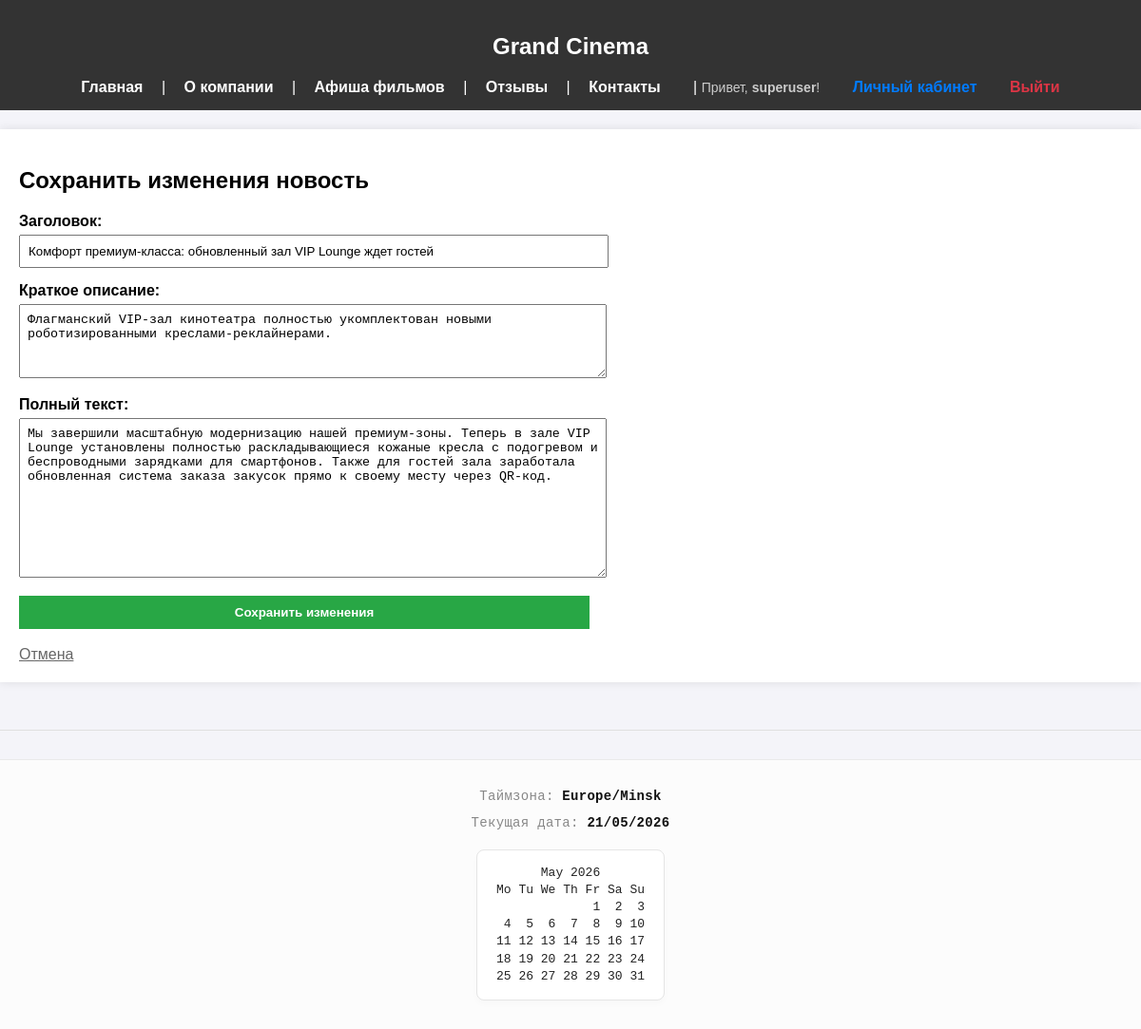
Page /news/2/edit/ (signed in) on the committed database.
### cinema/models.py (models this page shows, shortened)
class TimeStampedModel(models.Model):
    created_at_utc = models.DateTimeField(null=True, blank=True, verbose_name="Дата создания (UTC)")
    created_at_local = models.DateTimeField(null=True, blank=True, verbose_name="Дата создания (Минск)")
    updated_at_utc = models.DateTimeField(null=True, blank=True, verbose_name="Дата изменения (UTC)")
    updated_at_local = models.DateTimeField(null=True, blank=True, verbose_name="Дата изменения (Минск)")
    class Meta:
        abstract = True

class NewsArticle(TimeStampedModel):
    title = models.CharField(max_length=255, verbose_name="Заголовок")
    short_description = models.TextField(verbose_name="Краткое описание")
    content = models.TextField(verbose_name="Полный текст статьи")
    image = models.ImageField(upload_to='news_photos/', blank=True, null=True, verbose_name="Фото новости")
    class Meta:
        verbose_name = "Новость"
        verbose_name_plural = "Новости"
        ordering = ['-created_at_utc']

### cinema/views.py (the view, shortened to what this page needs)
# urls.py: re_path(r'^news/(?P<pk>\d+)/edit/$', views.news_update_view, name='news_update'),
@login_required
@user_passes_test(is_staff_or_admin)
def news_update_view(request, pk):
    article = get_object_or_404(NewsArticle, pk=pk)
    return render(request, 'cinema/news_form.html', {'article': article, 'action': 'Сохранить изменения'})

### cinema/context_processors.py (called while the page is built)
def footer_info_processor(request):
    user_tz_name = "Europe/Minsk"
    user_now = datetime.now(zoneinfo.ZoneInfo(user_tz_name))
    text_cal = calendar.TextCalendar(calendar.MONDAY).formatmonth(user_now.year, user_now.month)
    return {
        'footer_user_tz': user_tz_name,
        'footer_current_date': user_now.strftime("%d/%m/%Y"),
        'footer_text_calendar': text_cal,
    }

### cinema/views.py (called while the page is built)
def is_staff_or_admin(user):
    return user.is_superuser or hasattr(user, 'employee_contact')

### cinema/templates/cinema/news_form.html (shortened to what this page needs)
{% extends 'cinema/base.html' %}
{% block content %}
<h2>{{ action }} новость</h2>
<form method="POST" style="max-width: 600px; display: flex; flex-direction: column; gap: 15px;">
    <div>
        <label style="display:block; font-weight:bold; margin-bottom:5px;">Заголовок:</label>
        <input type="text" name="title" value="{{ article.title }}" required style="width:100%; padding:8px;">
    </div>
    <div>
        <label style="display:block; font-weight:bold; margin-bottom:5px;">Краткое описание:</label>
        <textarea name="short_description" required style="width:100%; padding:8px; height:60px;">{{ article.short_description }}</textarea>
    </div>
    <div>
        <label style="display:block; font-weight:bold; margin-bottom:5px;">Полный текст:</label>
        <textarea name="content" required style="width:100%; padding:8px; height:150px;">{{ article.content }}</textarea>
    </div>
    <button type="submit" style="background:#28a745; color:white; padding:10px; border:none; cursor:pointer; font-weight:bold;">{{ action }}</button>
</form>
<br>
<a href="{% url 'index' %}" style="color:#666;">Отмена</a>
{% endblock %}

### cinema/templates/cinema/base.html (shortened to what this page needs)
<!DOCTYPE html>
<html lang="ru">
<head>
</head>
<body>
    <header>
        <h2>Grand Cinema</h2>
        <nav>
            <a href="{% url 'index' %}">Главная</a> |
            <a href="{% url 'about' %}">О компании</a> |
            <a href="{% url 'movies_list' %}">Афиша фильмов</a> |
            <a href="{% url 'reviews' %}">Отзывы</a> |
            <a href="{% url 'contacts' %}">Контакты</a>
            <div class="nav-auth-box">
                |
                {% if user.is_authenticated %}
                    <span style="margin-right: 15px;">Привет, <strong>{{ user.username }}</strong>!</span>
                    <a href="{% url 'profile' %}" class="profile-link" style="margin-right: 15px; text-decoration: none; font-weight: bold;">Личный кабинет</a>
                    <a href="{% url 'logout' %}" class="logout-link" style="text-decoration: none;">Выйти</a>
                {% else %}
                    <a href="{% url 'login' %}" class="login-link" style="margin-right: 15px; text-decoration: none;">Войти</a>
                {% endif %}
            </div>
        </nav>
    </header>
    <div class="container">
        {% block content %}{% endblock %}
    </div>
    <hr style="margin-top: 50px; border: 0; border-top: 1px solid #e0e0e0;">
    <footer style="background-color: #fcfcfc; color: #444; padding: 30px 20px; font-family: 'JetBrains Mono', 'Consolas', 'Monaco', monospace; font-size: 14px; border-top: 1px solid #eaeaea;">
        <div style="max-width: 1000px; margin: 0 auto; display: flex; flex-direction: column; align-items: center; text-align: center; gap: 12px;">
            <p style="margin: 0; letter-spacing: 0.3px;">
                <span style="color: #888;">Таймзона:</span> <strong style="color: #111;">{{ footer_user_tz }}</strong>
            </p>
            <p style="margin: 0; letter-spacing: 0.3px;">
                <span style="color: #888;">Текущая дата:</span> <strong style="color: #111;">{{ footer_current_date }}</strong>
            </p>
            <div style="margin-top: 8px;">
                <pre style="background: #ffffff; color: #222; padding: 15px 20px; border: 1px solid #e5e5e5; border-radius: 8px; margin: 0; font-family: 'JetBrains Mono', 'Consolas', 'Monaco', monospace; font-size: 13px; line-height: 1.4; text-align: left; display: inline-block; box-shadow: 0 4px 6px rgba(0,0,0,0.02);">{{ footer_text_calendar }}</pre>
            </div>
        </div>
    </footer>
</body>
</html>

### cinema/templates/cinema/base.html (style rules this page uses)
body { font-family: Arial, sans-serif; margin: 0; padding: 0; background: #f4f4f9; }
header { background: #333; color: #fff; padding: 15px; text-align: center; }
nav a { color: #fff; margin: 0 15px; text-decoration: none; font-weight: bold; }
.nav-auth-box { display: inline-block; margin-left: 15px; }
.nav-auth-box span { color: #ccc; font-size: 14px; }
.nav-auth-box a.profile-link { color: #007bff; }
.nav-auth-box a.logout-link { color: #dc3545; }
.container { padding: 20px; max-width: 1200px; margin: auto; background: white; margin-top: 20px; box-shadow: 0 0 10px rgba(0,0,0,0.1); }
footer { text-align: center; padding: 20px; color: #777; font-size: 14px; margin-top: 30px; }

### rows in the picture
NewsArticle: title "Комфорт премиум-класса: обновленный зал VIP Lounge ждет гостей", short_description "Флагманский VIP-зал кинотеатра полностью укомплектован новыми роботизированными креслами-реклайнерами.", content "Мы завершили масштабную модернизацию нашей премиум-зоны. Теперь в зале VIP Lounge установлены полностью раскладывающиеся кожаные кресла с подогревом и беспроводными зарядками для смартфонов. Также для гостей зала заработала обновленная система заказа закусок прямо к своему месту через QR-код."

### other values in the picture
{{ user.username }} "superuser"
{{ action }} "Сохранить изменения"
{{ footer_user_tz }} "Europe/Minsk"
{{ footer_current_date }} "21/05/2026"
{{ footer_text_calendar }} "May 2026 Mo Tu We Th Fr Sa Su 1 2 3 4 5 6 7 8 9 10 11 12 13 14 15 16 17 18 19 20 21 22 23 24 25 26 27 28 29 30 31"
